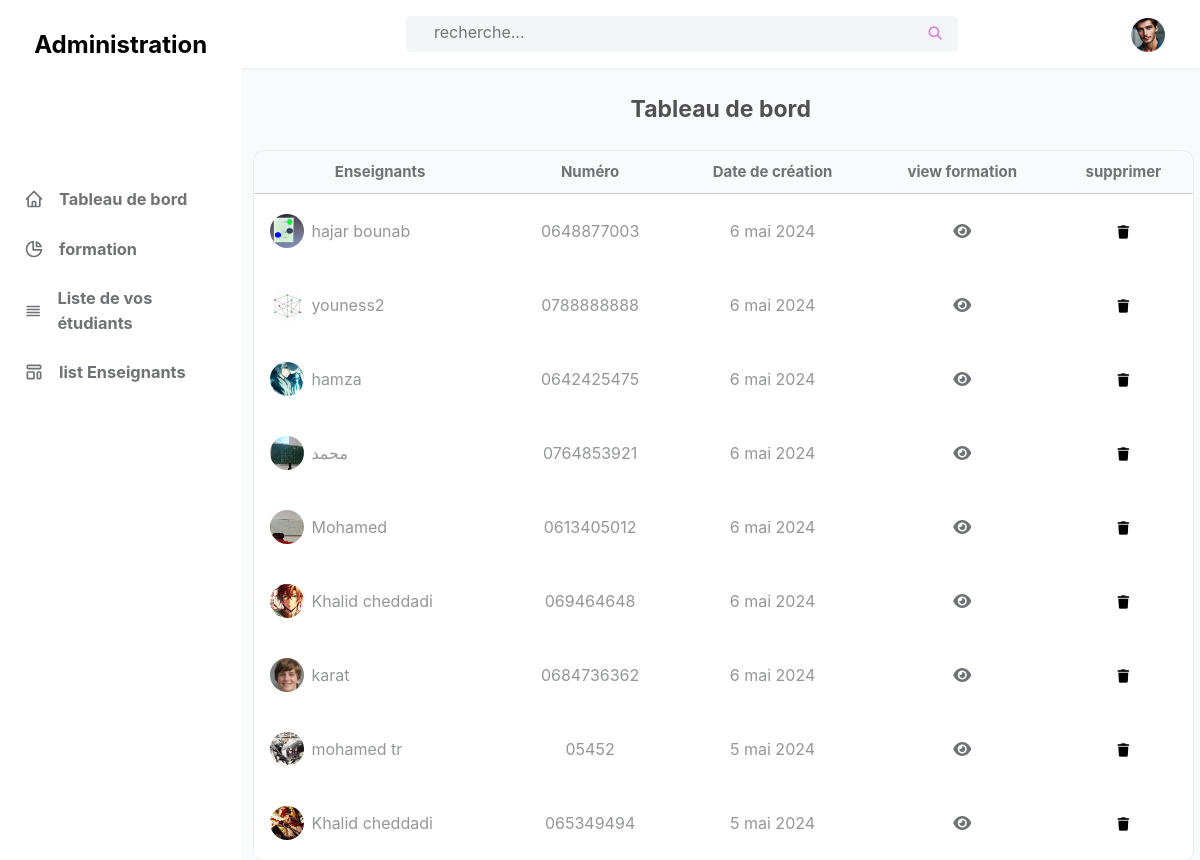
The app's page /admin/list_Enseignants.php (signed in) with its own data.
### tables this page shows
CREATE TABLE `admine` (
  `id` int(101) NOT NULL,
  `name` varchar(100) NOT NULL,
  `email` varchar(100) NOT NULL,
  `password` varchar(100) NOT NULL,
  `Numéro` varchar(100) NOT NULL,
  `image` varchar(100) NOT NULL
);

CREATE TABLE `Enseignants` (
  `id` int(101) NOT NULL,
  `name` varchar(100) NOT NULL,
  `email` varchar(100) NOT NULL,
  `password` varchar(100) NOT NULL,
  `Numéro` varchar(100) NOT NULL,
  `image` varchar(100) NOT NULL,
  `date` date NOT NULL DEFAULT current_timestamp()
);

### admin/list_Enseignants.php (the view, shortened to what this page needs)
<?php
include '../components/connect.php';
$admin_id = $_SESSION['admin_id'];
?>
<!DOCTYPE html>
<html lang="es">
  <head>
    <link
      rel="stylesheet"
      href="https://cdnjs.cloudflare.com/ajax/libs/font-awesome/6.1.1/css/all.min.css"
    />
    <link rel="stylesheet" href="../css/Enseignants.css">
  </head>
  <body>
    <div id="left" class="left">
      <div class="titi">
      <h2>Administration</h2>
      </div>
      <ul>
      <a href="dashboard.php" style="text-decoration: none;">
        <li class="tab">
          <svg
            class="w-5 h-5"
            aria-hidden="true"
            fill="none"
            stroke-linecap="round"
            stroke-linejoin="round"
            stroke-width="2"
            viewBox="0 0 24 24"
            stroke="currentColor"
          >
            <path
              d="M3 12l2-2m0 0l7-7 7 7M5 10v10a1 1 0 001 1h3m10-11l2 2m-2-2v10a1 1 0 01-1 1h-3m-6 0a1 1 0 001-1v-4a1 1 0 011-1h2a1 1 0 011 1v4a1 1 0 001 1m-6 0h6"
            ></path>
          </svg>
          <h3>Tableau de bord</h3>
        </li>
        </a>
        <a href="list_formation.php" style="text-decoration: none;">
        <li class="tab">
          <svg
            class="w-5 h-5"
            aria-hidden="true"
            fill="none"
            stroke-linecap="round"
            stroke-linejoin="round"
            stroke-width="2"
            viewBox="0 0 24 24"
            stroke="currentColor"
          >
            <path d="M11 3.055A9.001 9.001 0 1020.945 13H11V3.055z"></path>
            <path d="M20.488 9H15V3.512A9.025 9.025 0 0120.488 9z"></path>
          </svg>
          <h3>formation</h3>
            </li>
        </a>
        <a href="list_étudiant.php" style="text-decoration: none;">
        <li class="tab">
          <svg
            class="w-5 h-5"
            aria-hidden="true"
            fill="none"
            stroke-linecap="round"
            stroke-linejoin="round"
            stroke-width="2"
            viewBox="0 0 24 24"
            stroke="currentColor"
          >
            <path d="M4 6h16M4 10h16M4 14h16M4 18h16"></path>
          </svg>
          <h3>Liste de vos étudiants</h3>
        </li>
        </a>
        <a href="list_Enseignants.php" style="text-decoration: none;">
        <li class="tab">
          <h3>list Enseignants</h3>
        </li>
        </a>
      </ul>
    </div>
    <div class="right">
      <header>
        <div class="contain">
          <div class="con-search">
            <form action="search.php" method="POST" class="search-form">
              <input type="search" name="search_box" placeholder="    recherche..." />
              <button type="submit" class="fas fa-search" name="search_btn"></button>
            </form>
          </div>
          <ul class="options">
            <li class="light-mode">
            </li>
            <li class="profile">
              <a href="page.php" class="img-a">
                <?php
            $select_profile = $conn->prepare("SELECT * FROM `admine` WHERE id = ?");
            $select_profile->execute([$admin_id]);
            if($select_profile->rowCount() > 0){
               $fetch_profile = $select_profile->fetch(PDO::FETCH_ASSOC);
              ?>
              <?php
                        if($fetch_profile['image'] != ''){
                    ?>
                    <img src="../uploaded_img/<?= $fetch_profile['image']; ?>" style="width:34px; height:34px; border-radius:50%;" alt="" aria-hidden="true">
                    <?php
                }else {
            ?>
                    <img src="../img/chico.jpg" alt="" style="width:34px; height:34px; border-radius:50%;">
            <?php
            }
            ?>
            <?php
            }
            ?>
              </a>
            </li>
          </ul>
        </div>
      </header>
      <div class="main">
        <h2 class="ti">Tableau de bord</h2>
        <div class="grid-container">
        <div class="table-cont">
          <div class="div-table" style="padding: 0px 3px;">
          <table>
            <thead>
              <tr>
              <th>Enseignants</th>
                 <th>Numéro</th>
                 <th>Date de création</th>
                 <th>view formation</th>
                 <th>supprimer</th>
                 </tr>
            </thead>
            <?php
                  $select_Enseignants = $conn->prepare("SELECT * FROM `Enseignants` ORDER BY id DESC");
                  $select_Enseignants->execute();
                  if($select_Enseignants->rowCount() > 0){
                    while($fetch_Enseignants = $select_Enseignants->fetch(PDO::FETCH_ASSOC)){
                        $Enseignants_id = $fetch_Enseignants['id'];
                  ?>
            <tbody>
              <tr>
                <td class="tden">
                <?php
                        if($fetch_Enseignants['image'] != ''){
                    ?>
                    <img src="../uploaded_img/<?= $fetch_Enseignants['image']; ?>" style="width:34px; height:34px; border-radius:50%;" alt="" aria-hidden="true">
                    <?php
                }else {
            ?>
                    <img src="../img/chico.jpg" alt="" style="width:34px; height:34px; border-radius:50%;">
            <?php
            }
            ?>
                <?= $fetch_Enseignants['name']; ?>
                </td>
                <td>
                 <?= $fetch_Enseignants['Numéro']; ?>
                </td>
                        <td>
                                        <?php
                                $mois = array("janvier", "février", "mars", "avril", "mai", "juin", "juillet", "août", "septembre", "octobre", "novembre", "décembre");
                                $date_fr = date("j ", strtotime($fetch_Enseignants['date'])) . $mois[date("n", strtotime($fetch_Enseignants['date'])) - 1] . date(" Y", strtotime($fetch_Enseignants['date']));
                                echo $date_fr;
                                ?>
                        </td>
                        <td>
                            <a href="view_groups.php?Enseignants_id=<?= $Enseignants_id; ?>"><i class="fa-solid fa-eye"></i></a>
                        </td>
                        <td>
                            <form action="" method="POST">
                            <button type="submit" class="inline-delete-btn" name="delete_Enseignants" onclick="return confirm('Voulez-vous vraiment supprimer ?');" style="background: white;
    border: none;"><i class="fa-solid fa-trash"></i></button>
                            </form>
                        </td>
                              </tr>
                            </tbody>
                            <?php
                      }
                  }else{
                      echo '<p class="empty"></p>';
                  }
                  ?>
                          </table>
                        </div>
                        </div>
</div>
</div>
  </body>
</html>

### css/Enseignants.css (style rules this page uses)
* { margin: 0; padding: 0; font-family: Inter, system-ui, -apple-system, BlinkMacSystemFont, Segoe UI, Roboto, Helvetica Neue, Arial, Noto Sans, sans-serif, Apple Color Emoji, Segoe UI Emoji, Segoe UI Symbol, Noto Color Emoji; line-height: 1.5; }
body { display: flex; height: 100vh; overflow: hidden; }
.left { display: flex; justify-content: start; gap: 84px; width: 17rem; flex-direction: column; min-width: 13rem; }
.titi { display: flex; align-items: center; justify-content: center; padding: 27px 12px; }
svg { width: 1.25rem; height: 26px; }
form.search-form { width: 100%; height: 100%; display: flex; }
button.fas.fa-search { width: 50px; border: none; background: unset; color: #d782d9; }
.tab { display: flex; align-items: center; gap: 15px; padding-left: 1.5rem; padding-right: 1.5rem; padding-top: 0.75rem; padding-bottom: 0.75rem; font-size: 14px; color: #707275; }
.right { display: flex; flex-direction: column; background: rgb(249 250 251); width: 90%; min-width: 200px; }
header { display: flex; align-items: center; justify-content: center; padding-top: 1rem; padding-bottom: 1rem; width: 100%; box-shadow: 0 4px 6px -1px rgba(0, 0, 0, 0), 0 2px 4px -1px rgba(0, 0, 0, 0.06); background: white; z-index: 2; }
.main { display: flex; flex-direction: column; height: 100vh; overflow-y: auto; overflow-x: clip; padding: 0px 10px; }
.tden { display: flex; align-items: center; gap: 7px; height: 50px; }
a { text-decoration: none; color: #707275; }
h2.ti { font-size: 23px; text-align: center; color: rgb(81 80 83); width: 100%; margin: 1.5rem 0px; }
ol, ul { list-style: none; }
.contain { display: flex; align-items: center; justify-content: end; width: 100%; padding: 0px 1.5rem; }
.con-search { display: flex; align-items: center; justify-content: end; background: #f4f5f7; width: 552px; min-width: 200px; height: 36px; border-radius: 5px; margin-right: 118px; }
input[type="search"] { width: 100%; min-width: 174px; height: 32px; outline: none; border-radius: 5px; border: none; background: unset; font-size: 16px; padding-left: 10px; }
ul.options { width: 100px; display: flex; }
li.light-mode { width: 50%; display: flex; align-items: center; justify-content: center; padding: 5px; color: #7e3af2; cursor: pointer; }
li.profile { width: 50%; }
a.img-a { display: flex; width: 32px; height: 32px; }
.div-table { width: 100%; align-self: center; }
table { width: 100%; box-shadow: 0 0 0 1px rgba(0, 0, 0, 0.05); border-radius: 10px; border-collapse: collapse; overflow: hidden; }
th { padding: 0.75rem 1rem; text-align: center; line-height: 1.25; color: #707275; background: #f9fafb; font-size: 15px; border-bottom: 1px solid #80808033; }
td { padding: 0.75rem 1rem; background: white; text-align: center; color: rgb(148 150 152); }
i.fa-solid.fa-trash { cursor: pointer; }

### records on screen
admine: image (picture)
enseignants: image (picture), name "hajar bounab", Numéro "0648877003", date "6 mai 2024"
enseignants: image (picture), name "youness2", Numéro "0788888888", date "6 mai 2024"
enseignants: image (picture), name "hamza", Numéro "0642425475", date "6 mai 2024"
enseignants: image (picture), name "محمد", Numéro "0764853921", date "6 mai 2024"
enseignants: image (picture), name "Mohamed", Numéro "0613405012", date "6 mai 2024"
enseignants: image (picture), name "Khalid cheddadi", Numéro "069464648", date "6 mai 2024"
enseignants: image (picture), name "karat", Numéro "0684736362", date "6 mai 2024"
enseignants: image (picture), name "mohamed tr", Numéro "05452", date "5 mai 2024"
enseignants: image (picture), name "Khalid cheddadi", Numéro "065349494", date "5 mai 2024"
